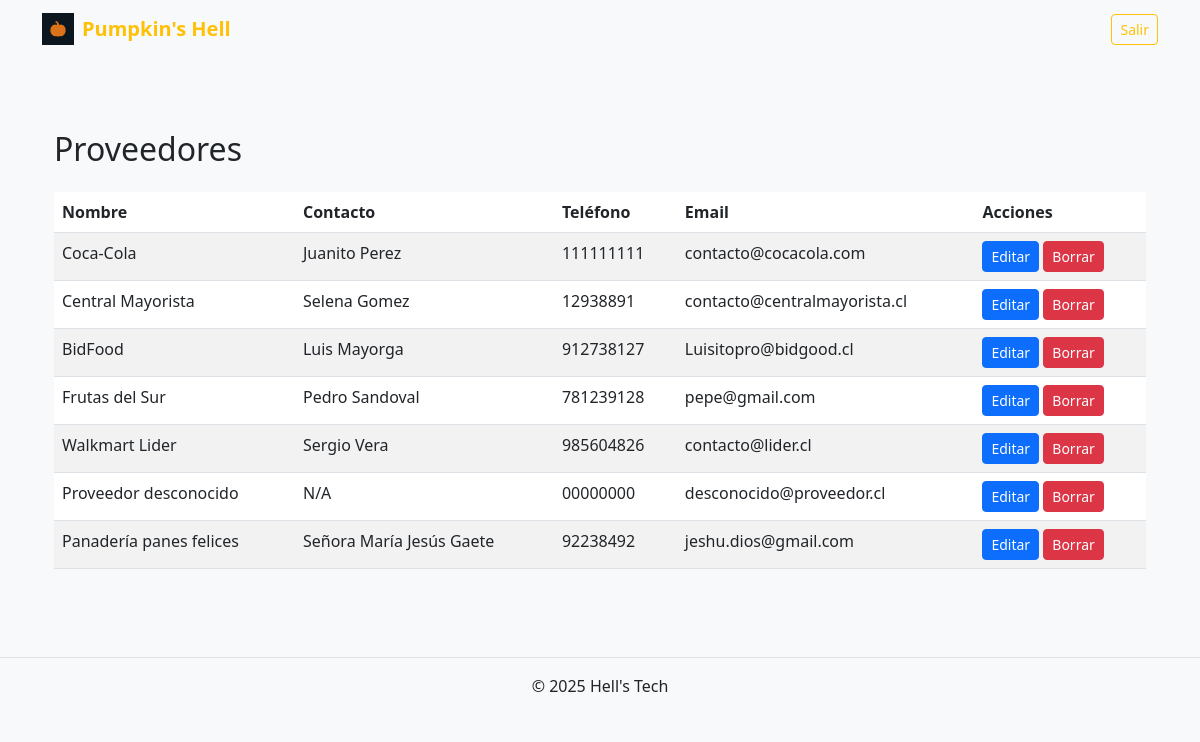
The page /bodega/proveedores/ (signed in) on the database as committed earlier.
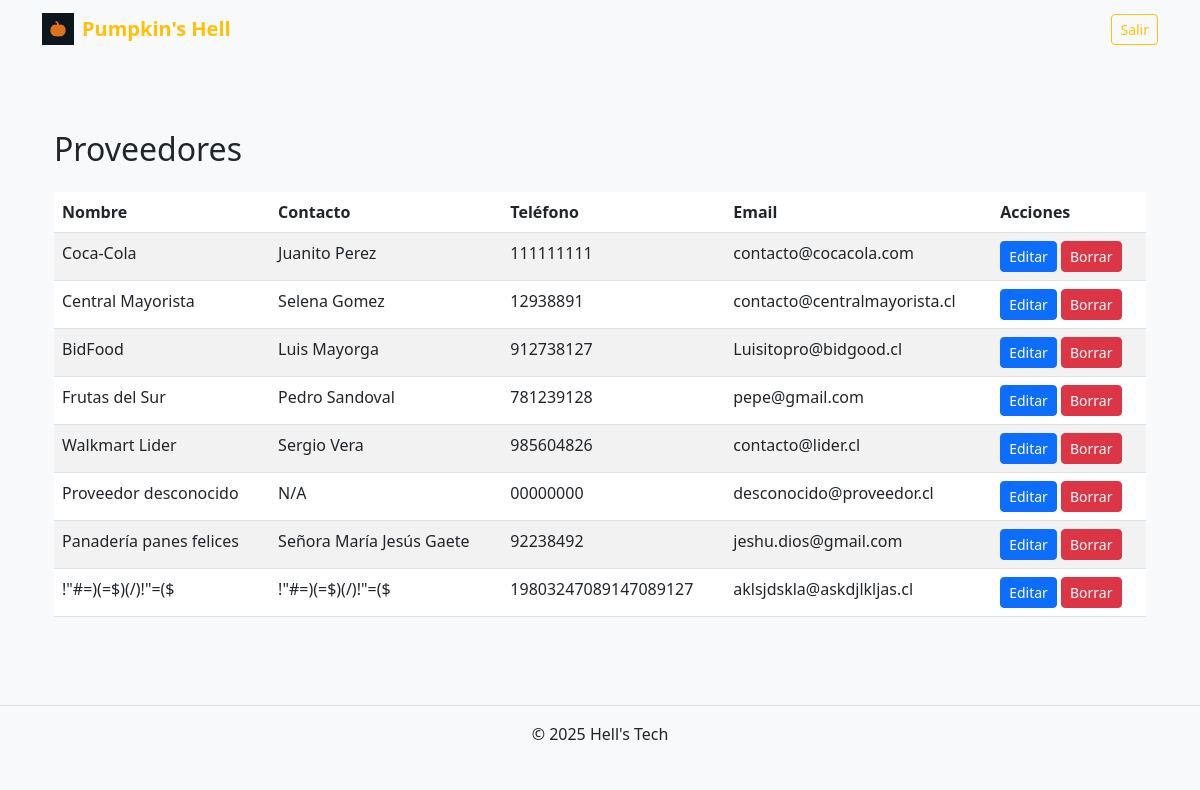
The same page on the database as committed later.
### ventas/models.py (models this page shows, shortened)
class Proveedor(models.Model):
    nombre   = models.CharField(max_length=100, unique=True)
    contacto = models.CharField(max_length=100)
    telefono = models.CharField(max_length=20)
    email    = models.EmailField()

### ventas/views.py (the view)
# urls.py: path('bodega/proveedores/', ProveedorListView.as_view(),   name='proveedores_list'),
@method_decorator(never_cache, name='dispatch')
class ProveedorListView(LoginRequiredMixin, ListView):
    model = Proveedor
    template_name = 'ventas/bodega/proveedor_list.html'
    context_object_name = 'proveedores'
    def get_context_data(self, **kwargs):
        context = super().get_context_data(**kwargs)
        es_bodeguero = self.request.user.groups.filter(name='Bodeguero').exists()
        es_jefe = self.request.user.groups.filter(name='Jefe').exists()
        if es_bodeguero:
            context['volver_url'] = reverse('dashboard_bodeguero')
        elif es_jefe:
            context['volver_url'] = reverse('dashboard_jefe')
        return context

### ventas/context_processors.py (called while the page is built)
def roles(request):
    ctx = {}
    user = request.user
    if user.is_authenticated:
        grupos = set(user.groups.values_list('name', flat=True))
        ctx['es_jefe']      = 'Jefe'      in grupos
        ctx['es_bodeguero'] = 'Bodeguero' in grupos
        ctx['es_cajero']    = 'Cajero'    in grupos
    return ctx

### ventas/templates/ventas/bodega/proveedor_list.html (shortened to what this page needs)
{% extends "base.html" %}
{% block content %}
<div class="container py-4">
  <h2 class="mb-4">Proveedores</h2>
  <table class="table table-striped">
    <thead>
      <tr>
        <th>Nombre</th>
        <th>Contacto</th>
        <th>Teléfono</th>
        <th>Email</th>
        <th>Acciones</th>
      </tr>
    </thead>
    <tbody>
      {% for p in proveedores %}
      <tr>
        <td>{{ p.nombre }}</td>
        <td>{{ p.contacto }}</td>
        <td>{{ p.telefono }}</td>
        <td>{{ p.email }}</td>
        <td>
          <a href="{% url 'proveedor_update' p.pk %}" class="btn btn-sm btn-primary">Editar</a>
          <a href="{% url 'proveedor_delete' p.pk %}" class="btn btn-sm btn-danger">Borrar</a>
        </td>
      </tr>
      {% empty %}
      <tr><td colspan="5">No hay proveedores registrados.</td></tr>
      {% endfor %}
    </tbody>
  </table>
</div>
{% endblock %}

Rows that differ between the two databases and show on the page:
added Proveedor: nombre "!\"#=)(=$)(/)!\"=($", contacto "!\"#=)(=$)(/)!\"=($", telefono "19803247089147089127", email "aklsjdskla@askdjlkljas.cl"
